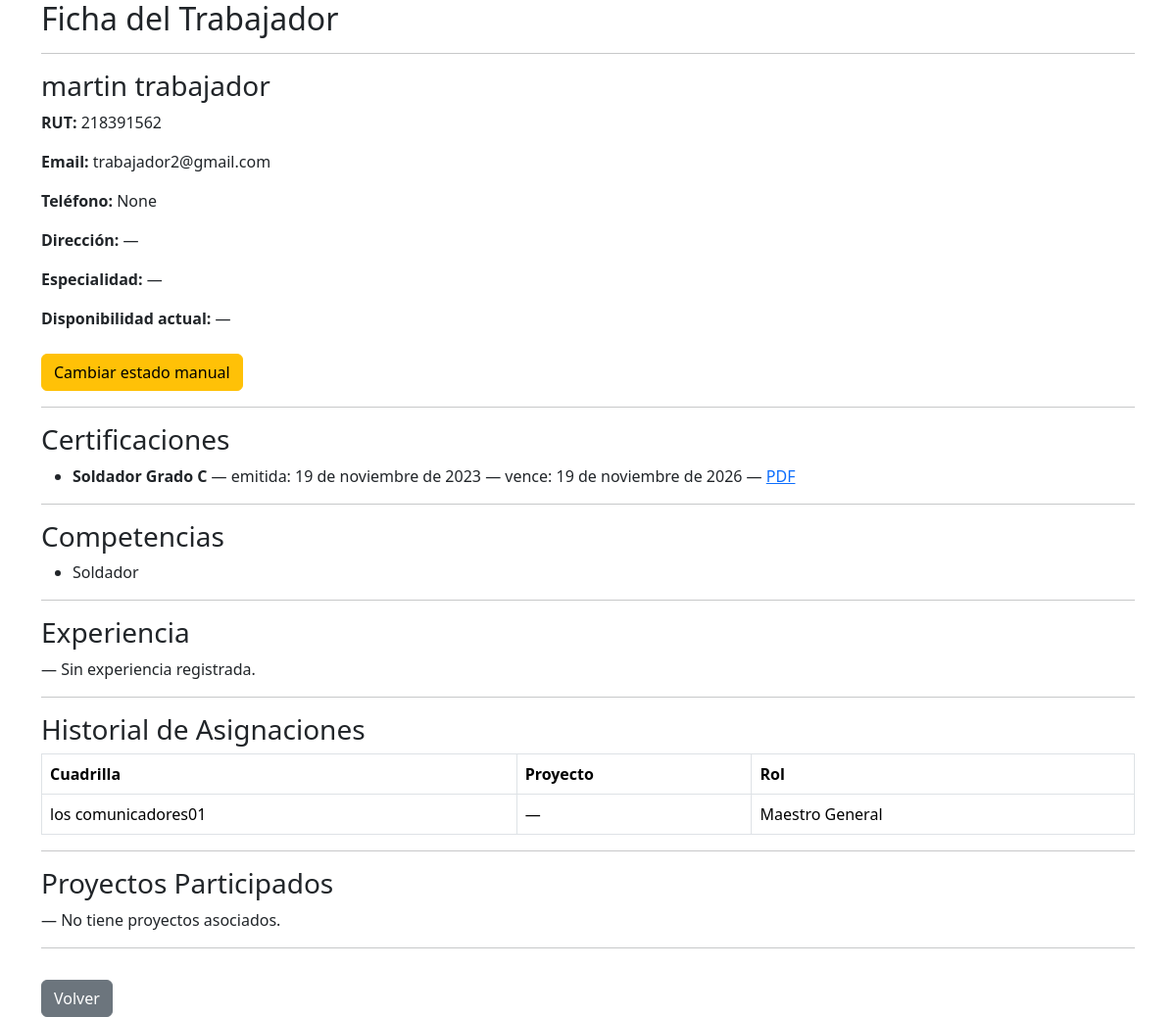
The app's page /personal/trabajador/5/detalle/ with its own data.
### personal/models.py (models this page shows, shortened)
class Trabajador(models.Model):
    TIPO_CHOICES = [
        ('trabajador', 'Trabajador'),
        ('lider', 'Líder'),
        ('jefe', 'Jefe'),
    ]
    ESTADO_CHOICES = [
        ('disponible', 'Disponible'),
        ('asignado', 'Asignado'),
        ('vacaciones', 'Vacaciones'),
        ('licencia', 'Licencia'),
        ('inactivo', 'Inactivo'),
    ]
    rut = models.CharField(max_length=20, unique=True, validators=[rut_valido])
    nombre = models.CharField(max_length=100)
    apellido = models.CharField(max_length=100)
    email = models.EmailField()
    telefono = models.CharField(max_length=30, blank=True, null=True)
    direccion = models.CharField(max_length=255, blank=True, null=True)
    fecha_nacimiento = models.DateField(null=True, blank=True)
    tipo_trabajador = models.CharField(max_length=20, choices=TIPO_CHOICES, default='trabajador')
    especialidad = models.CharField(max_length=100, blank=True, null=True)
    estado = models.CharField(max_length=20, choices=ESTADO_CHOICES, default='disponible')
    fecha_ingreso = models.DateField(null=True, blank=True)
    anos_experiencia = models.PositiveIntegerField(default=0)
    user = models.OneToOneField(User, on_delete=models.SET_NULL, null=True, blank=True, related_name='trabajador_profile')
    activo = models.BooleanField(default=True)
    password_inicial = models.BooleanField(default=False)
    manual_override = models.BooleanField(default=False)
    created_at = models.DateTimeField(auto_now_add=True)
    updated_at = models.DateTimeField(auto_now=True)
    class Meta:
        verbose_name = 'Trabajador'
        verbose_name_plural = 'Trabajadores'

class CertificacionTrabajador(models.Model):
    trabajador = models.ForeignKey(Trabajador, on_delete=models.CASCADE, related_name='certificaciones_trabajador')
    nombre = models.CharField(max_length=150)
    entidad = models.CharField(max_length=150, blank=True, null=True)
    archivo = models.FileField(upload_to='certificaciones/', blank=True, null=True)
    fecha_emision = models.DateField()
    fecha_expiracion = models.DateField(null=True, blank=True)

class CompetenciaTrabajador(models.Model):
    NIVEL_CHOICES = [
        ('basico', 'Básico'),
        ('intermedio', 'Intermedio'),
        ('avanzado', 'Avanzado'),
        ('experto', 'Experto'),
    ]
    trabajador = models.ForeignKey(Trabajador, on_delete=models.CASCADE, related_name='competencias')
    nombre = models.CharField(max_length=100)
    nivel = models.CharField(max_length=20, choices=NIVEL_CHOICES, default='basico')
    fecha_adquisicion = models.DateField(null=True, blank=True)
    class Meta:
        unique_together = ('trabajador', 'nombre')

class Asignacion(models.Model):
    trabajador = models.ForeignKey(User, on_delete=models.CASCADE)
    cuadrilla = models.ForeignKey(Cuadrilla, on_delete=models.CASCADE, related_name='asignaciones')
    rol = models.ForeignKey(Rol, on_delete=models.SET_NULL, null=True, blank=True)

class Cuadrilla(models.Model):
    nombre = models.CharField(max_length=100)
    proyecto = models.ForeignKey(Proyecto, on_delete=models.CASCADE, related_name='cuadrillas', null=True, blank=True)
    lider = models.ForeignKey(User, on_delete=models.SET_NULL, null=True, blank=True, related_name='cuadrillas_lideradas')

class Rol(models.Model):
    nombre = models.CharField(max_length=50)

### personal/views.py (the view)
def detalle_trabajador(request, trabajador_id):
    trabajador = get_object_or_404(Trabajador, id=trabajador_id)
    perfil = TrabajadorPerfil.objects.filter(user=trabajador.user).first()
    competencias = CompetenciaTrabajador.objects.filter(trabajador=trabajador)
    certificaciones = CertificacionTrabajador.objects.filter(trabajador=trabajador)
    experiencias = ExperienciaTrabajador.objects.filter(trabajador=trabajador)
    asignaciones = Asignacion.objects.filter(trabajador=trabajador.user)
    if getattr(trabajador, 'manual_override', False):
        disponibilidad = trabajador.estado
    elif perfil:
        disponibilidad = perfil.estado_efectivo
    else:
        disponibilidad = '—'
    return render(request, "detalle_trabajador.html", {
        "trabajador": trabajador,
        "perfil": perfil,
        "competencias": competencias,
        "certificaciones": certificaciones,
        "experiencias": experiencias,
        "asignaciones": asignaciones,
        "disponibilidad": disponibilidad,
    })

### core/context_processors.py (called while the page is built)
def notificaciones_no_leidas(request):
    if request.user.is_authenticated:
        return {
            "notifs_no_leidas": request.user.notificaciones.filter(leida=False).count()
        }
    return {"notifs_no_leidas": 0}

### personal/templates/detalle_trabajador.html (shortened to what this page needs)
{% extends 'base.html' %}
{% load custom_tags %}
{% block content %}
<h2>Ficha del Trabajador</h2>
<hr>
<h3>{{ trabajador.nombre }} {{ trabajador.apellido }}</h3>
<p><strong>RUT:</strong> {{ trabajador.rut }}</p>
<p><strong>Email:</strong> {{ trabajador.email }}</p>
<p><strong>Teléfono:</strong> {{ trabajador.telefono }}</p>
<p><strong>Dirección:</strong> {{ trabajador.direccion|default:"—" }}</p>
<p><strong>Especialidad:</strong> {{ perfil.especialidad|default:"—" }}</p>
<p><strong>Disponibilidad actual:</strong> {{ disponibilidad }}</p>
<a href="{% url 'personal:editar_estado_trabajador' trabajador.id %}" class="btn btn-warning mt-2">
    Cambiar estado manual
</a>
<hr>
<h3>Certificaciones</h3>
{% if certificaciones %}
<ul>
    {% for c in certificaciones %}
        <li>
            <strong>{{ c.nombre }}</strong>
            — emitida: {{ c.fecha_emision }}
            {% if c.fecha_expiracion %} — vence: {{ c.fecha_expiracion }}{% endif %}
            {% if c.archivo %}
                — <a href="{{ c.archivo.url }}" target="_blank">PDF</a>
            {% endif %}
        </li>
    {% endfor %}
</ul>
{% else %}
<p>— No tiene certificaciones registradas.</p>
{% endif %}
<hr>
<h3>Competencias</h3>
{% if competencias %}
<ul>
    {% for comp in competencias %}
        <li>
            {{ comp.nombre }}
        </li>
    {% endfor %}
</ul>
{% else %}
<p>— No tiene competencias registradas.</p>
{% endif %}
<hr>
<h3>Experiencia</h3>
{% if experiencias %}
<ul>
    {% for exp in experiencias %}
        <li>
            {% if exp.proyecto %}
                Proyecto interno: {{ exp.proyecto.nombre }} — {{ exp.calificacion }}
            {% else %}
                Externo: {{ exp.proyecto_externo }} ({{ exp.empresa_externa }}) — {{ exp.calificacion }}
            {% endif %}
        </li>
    {% endfor %}
</ul>
{% else %}
<p>— Sin experiencia registrada.</p>
{% endif %}
<hr>
<h3>Historial de Asignaciones</h3>
{% if asignaciones %}
<table class="table table-bordered">
    <tr>
        <th>Cuadrilla</th>
        <th>Proyecto</th>
        <th>Rol</th>
    </tr>
    {% for a in asignaciones %}
    <tr>
        <td>{{ a.cuadrilla.nombre }}</td>
        <td>
            {% if a.cuadrilla.proyecto %}
                {{ a.cuadrilla.proyecto.nombre }}
            {% else %}
                —
            {% endif %}
        </td>
        <td>
            {% if a.rol %}
                {{ a.rol.nombre }}
            {% else %}
                Sin rol
            {% endif %}
        </td>
    </tr>
    {% endfor %}
</table>
{% else %}
<p>No tiene asignaciones en cuadrillas.</p>
{% endif %}
<hr>
<h3>Proyectos Participados</h3>
{% if proyectos %}
<ul>
    {% for p in proyectos %}
        <li>{{ p.nombre }}</li>
    {% endfor %}
</ul>
{% else %}
<p>— No tiene proyectos asociados.</p>
{% endif %}
<hr>
<a href="{% url 'proyectos:panel' %}" class="btn btn-secondary mt-3">Volver</a>
{% endblock %}

### records on screen
Trabajador: nombre "martin", apellido "trabajador", rut "218391562", email "trabajador2@gmail.com", telefono "None", direccion "—"
CertificacionTrabajador: nombre "Soldador Grado C", fecha_emision "19 de noviembre de 2023", fecha_expiracion "19 de noviembre de 2026"
CompetenciaTrabajador: nombre "Soldador"
Asignacion: cuadrilla.nombre "los comunicadores01", rol.nombre "Maestro General"

### other values on screen
{{ perfil.especialidad|default:"—" }} "—"
{{ disponibilidad }} "—"
